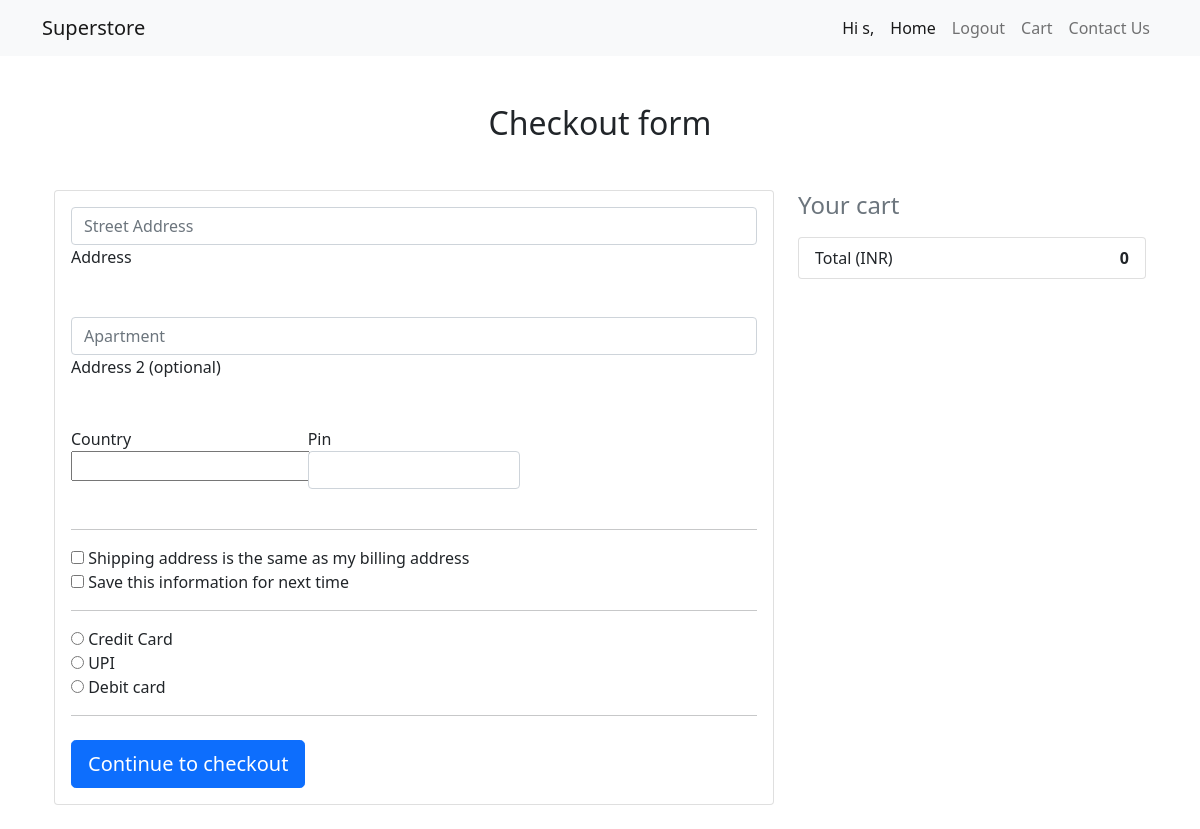
The app's page /checkout/ (signed in), older data.
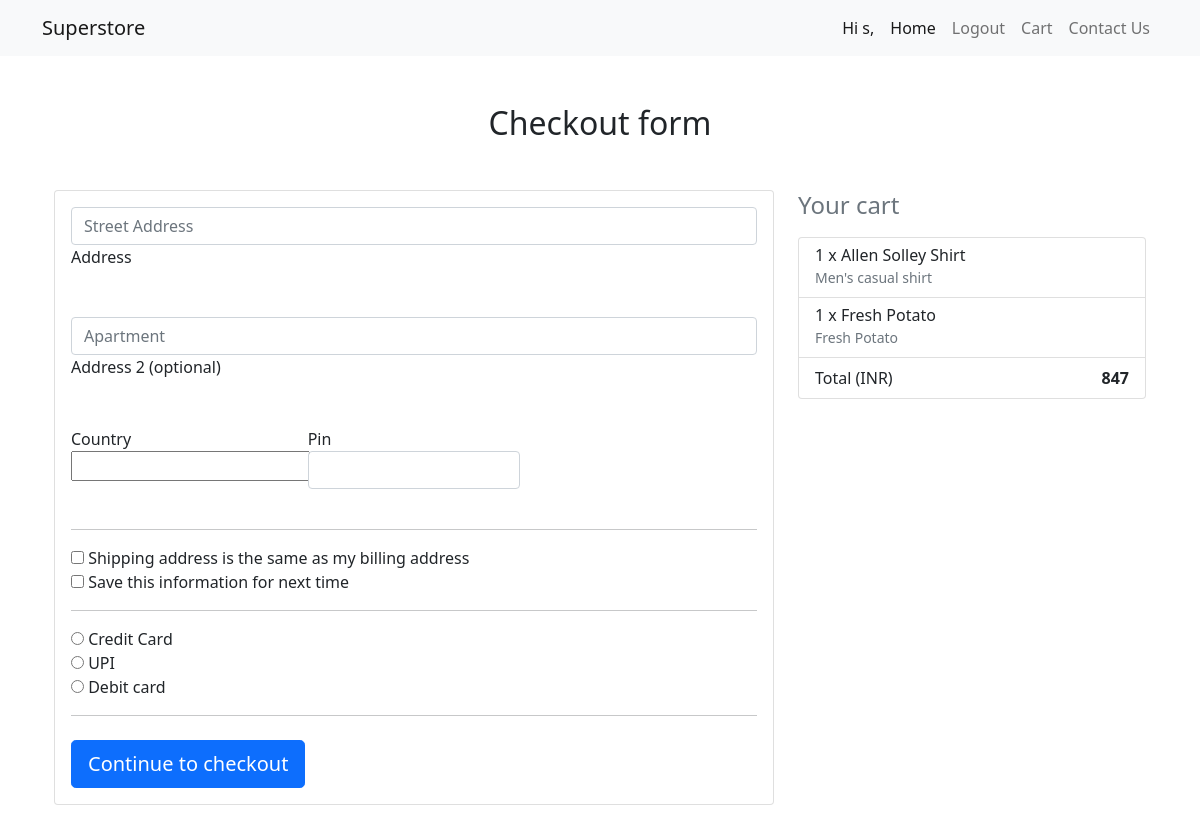
The same page, newer data.
### accounts/models.py (models this page shows, shortened)
class Order(models.Model):
    userprofileinfo = models.ForeignKey(UserProfileInfo,related_name='orders',on_delete=models.DO_NOTHING,)
    products = models.ManyToManyField(OrderItem)
    ordered = models.BooleanField(default=False)
    def cal_total_amount(self):
        total = 0
        for order_item in self.products.all():
            total += order_item.get_total_item_price()
        return total

class OrderItem(models.Model):
    user = models.ForeignKey(UserProfileInfo,
                             on_delete=models.CASCADE)
    ordered = models.BooleanField(default=False)
    product = models.ForeignKey(Product, on_delete=models.CASCADE)
    quantity = models.IntegerField(default=1)
    def get_total_item_price(self):
        return self.quantity * self.product.price

class Product(models.Model):
    name = models.CharField(max_length=255)
    description = models.CharField(max_length=255)
    image = models.ImageField(upload_to='products')
    price = models.IntegerField()

### accounts/views.py (the view, shortened to what this page needs)
# urls.py: path('checkout/', CheckoutView.as_view(), name='checkout'),
class CheckoutView(View):
    def get(self, *args, **kwargs):
        form = CheckoutForm()
        order = Order.objects.get(userprofileinfo=self.request.user, ordered=False)
        context = {
            'form': form,
            'order': order
        }
        return render(self.request, 'accounts/checkout.html', context)

### accounts/forms.py
class CheckoutForm(forms.Form):
    street_address = forms.CharField(widget=forms.TextInput(attrs={
        'class': 'form-control',
        'placeholder': 'Street Address'
    }))
    apartment_address = forms.CharField(required=False, widget=forms.TextInput(attrs={
        'class': 'form-control',
        'placeholder': 'Apartment'
    }))
    country = CountryField(blank_label='(select country)').formfield(widget=CountrySelectWidget(attrs={
        'class': 'custom-select d-block w-100'
    }))
    pin = forms.CharField(widget=forms.TextInput(attrs={
        'class': 'form-control'
    }))
    same_billing_address = forms.BooleanField(required=False)
    save_info = forms.BooleanField(required=False)
    payment_option = forms.ChoiceField(
        widget=forms.RadioSelect, choices=PAYMENT)

### templates/accounts/checkout.html (shortened to what this page needs)
{% extends 'accounts/base.html' %}
{% block content %}
<main >
    <div class="container wow fadeIn">
      <h2 class="my-5 h2 text-center">Checkout form</h2>
      <div class="row">
        <div class="col-md-8 mb-4">
          <div class="card">
            <form method="POST" class="card-body">
              <div class="md-form mb-5">
                {{ form.street_address }}
                <label for="address" class="">Address</label>
              </div>
              <div class="md-form mb-5">
                {{ form.apartment_address }}
                <label for="address-2" class="">Address 2 (optional)</label>
              </div>
              <div class="row">
                <div class="col-lg-4 col-md-12 mb-4">
                  <label for="country">Country</label>
                  {{ form.country }}
                </div>
                <div class="col-lg-4 col-md-6 mb-4">
                  <label for="pin">Pin</label>
                  {{ form.pin }}
                </div>
              </div>
              <hr>
              <div class="custom-control custom-checkbox">
                <input {% if form.same_billing_address.value %}checked{% endif %} type="checkbox" class="custom-control-input" name="same_billing_address" id="same-address">
                <label class="custom-control-label" for="same-address">Shipping address is the same as my billing address</label>
              </div>
              <div class="custom-control custom-checkbox">
                <input {% if form.save_info.value %}checked{% endif %} type="checkbox" class="custom-control-input" name="save_info" id="save-info">
                <label class="custom-control-label" for="save-info">Save this information for next time</label>
              </div>
              <hr>
              <div class="d-block my-3">
                {% for value, name in form.fields.payment_option.choices %}
                <div class="custom-control custom-radio">
                  <input id="{{ name }}" name="payment_option" value="{{ value }}" type="radio" class="custom-control-input" required>
                  <label class="custom-control-label" for="{{ name }}">{{ name }}</label>
                </div>
                {% endfor %}
              </div>
              <hr class="mb-4">
              <button class="btn btn-primary btn-lg btn-block" type="submit">Continue to checkout</button>
            </form>
          </div>
        </div>
        <div class="col-md-4 mb-4">
          <h4 class="d-flex justify-content-between align-items-center mb-3">
            <span class="text-muted">Your cart</span>
            <span class="badge badge-secondary badge-pill">{{ order.products.count }}</span>
          </h4>
          <ul class="list-group mb-3 z-depth-1">
            {% for order_item in order.products.all %}
            <li class="list-group-item d-flex justify-content-between lh-condensed">
              <div>
                <h6 class="my-0">{{ order_item.quantity }} x {{ order_item.product.name }}</h6>
                <small class="text-muted">{{ order_item.product.description }}</small>
              </div>
            </li>
            {% endfor %}
            <li class="list-group-item d-flex justify-content-between">
              <span>Total (INR)</span>
              <strong>{{ order.cal_total_amount }}</strong>
            </li>
          </ul>
        </div>
      </div>
    </div>
  </main>
{% endblock content %}

Row changes from the older to the newer data that the page shows:
added OrderItem: quantity "1", product.name "Allen Solley Shirt", product.description "Men's casual shirt"
added OrderItem: quantity "1", product.name "Fresh Potato", product.description "Fresh Potato"
computed for Order: cal_total_amount "0" → "847"
